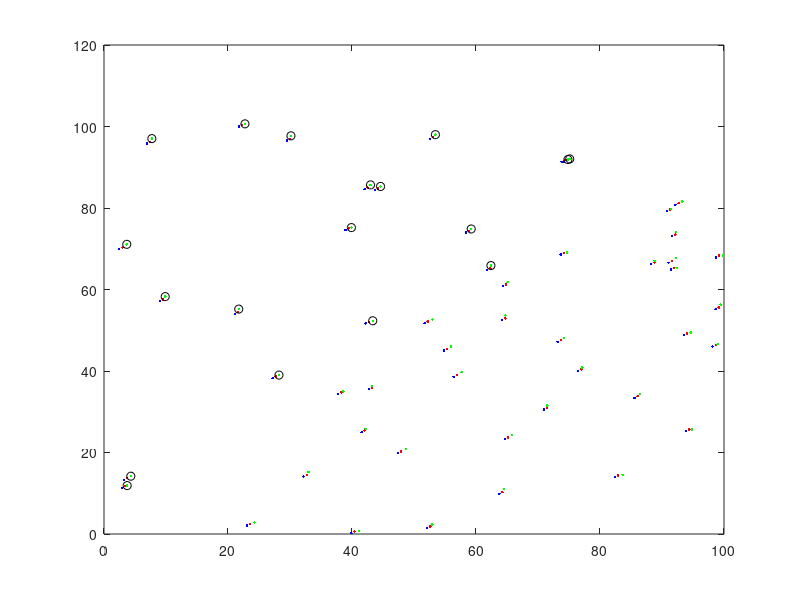

The MATLAB script that drew this image:
%---------------------------------------------------------------
% Example 3, for lecture M3, MTRN2500, session 2.2017
%---------------------------------------------------------------
% Example, for showing how, by using nested functions, we share COMMON variables.  

% In this example, we allow many functions to modify a common variable.
% Using common variables, by using nested functions, can simplify and make more efficient 
% certain parts of our programs; in particular for very large variables, which we prefer
% not to duplicate (e.g. by being passed BY VALUE, to functions, as we did in
% in example1.m ).
% In this way, we achieve the intended good performance, without the risks involved
% using global variables.
%---------------------------------------------------------------

% (btw: You should have read {Example1.m,Example2.m}, before inspecting this example.)

%---------------------------------------------------------------

function Example3() % "Main()"
 
 
 A2500=rand(2,50)*100;
 ETC = 123;                 
 % We create the variables A2500 and ETC, used in this function
 % All these variables, which we created in this function, will be visible
 % for any nested function; consequently, these variables will behave as
 % being global, for the child functions.
 
 DoMyProcessing();
 
 
 return ;       % this function's execution ends here.
 
 % However, here, we do not close the function's body ( using 'end')
 % end %<----------------- NO END.
 % This previous function will be the NESTING function (the "mother")
 
 
 % The following function is defined inside the body of the previous one
 % (it is NESTED!)
 % All the local variables of the mother function, are visible in this
 % child function.
 % However, the local variables of the child function are just local to it.
 function DoMyProcessing()
 
  
 figure(1) ; clf();
 plot(A2500(1,:),A2500(2,:),'b.');
 
 
 modify1();
 
 hold on;
 plot(A2500(1,:),A2500(2,:),'r.');

 modify2();
 
 plot(A2500(1,:),A2500(2,:),'g.');
 modify3();
 
 plot(A2500(1,:),A2500(2,:),'ko');

 
 % z=NonChildFunction(A2500);    

% We may run this part, for showing the scope of the variables, for 
% these two identical functions; one of which is nested, and the other is not. 



% Remove or add the commenting symbol, '%', as needed.
 clc();
 ShowCurrentVariablesContextNested();
 ShowCurrentVariablesContextNotNested() ;    

 
 end      % <----- We need to close the body of this child function.
          % except we tried to nest other functions to it.
          % ( But, in this example, we do not intend to do that; so, we close it)

 


%-------------------------------------------------
% We perform some trivial operation, just for showing the concept.
% We assume A2500 is a 2xL matrix.
function modify1()
    A2500(1,:)=A2500(1,:)+0.5;
    A2500(2,:)=A2500(2,:)+0.4;
end
% We simply read and write A2500; it is visible, as if it were global!

%-------------------------------------------------
%-------------------------------------------------
% we perform another trivial operation.
% we assume ....
function modify2()
    A2500 =A2500+ 0.8*rand(size(A2500));
 end
%-------------------------------------------------
%-------------------------------------------------

function ii=modify3()
    ii = find(A2500(1,:)<A2500(2,:));
    A2500=A2500(:,ii);
end

function ShowCurrentVariablesContextNested()
    disp('NESTED: This is the context which we see from here:');
    xyz=1234;
    whos(),
end


end      % < ----------  END of mother (nesting) function.


% Any function defined between the owner of this "END" (the mother function) and this "END",
% will have full access (read, write, redefine, clear) to the local variables of the mother
% function.



% Of course, we can define other functions, which not necessarily need to
% access the common variables of the previous functions.

function z=NonChildFunction(X)
    z=X+0.01*X;
end

function ShowCurrentVariablesContextNotNested()
    disp('NOT NESTED: This is the context which we see from here:');
    xyz=5678;
    whos(),
end
% BTW: A2500 is not visible here; because this function is not nested inside the function
% which owns that variable.

%---------------------------------------------------------------
%---------------------------------------------------------------

% Next step, in lecture M3: Read TestPersistent1.m, where we use Persistent variables,
 
%---------------------------------------------------------------
% Questions?
% Ask the lecturer, via Moodle's forum or by sending him an email:
% to: j.guivant@unsw.edu.au

% (Doubts? ASK, before the snowball gets big.)
%---------------------------------------------------------------
